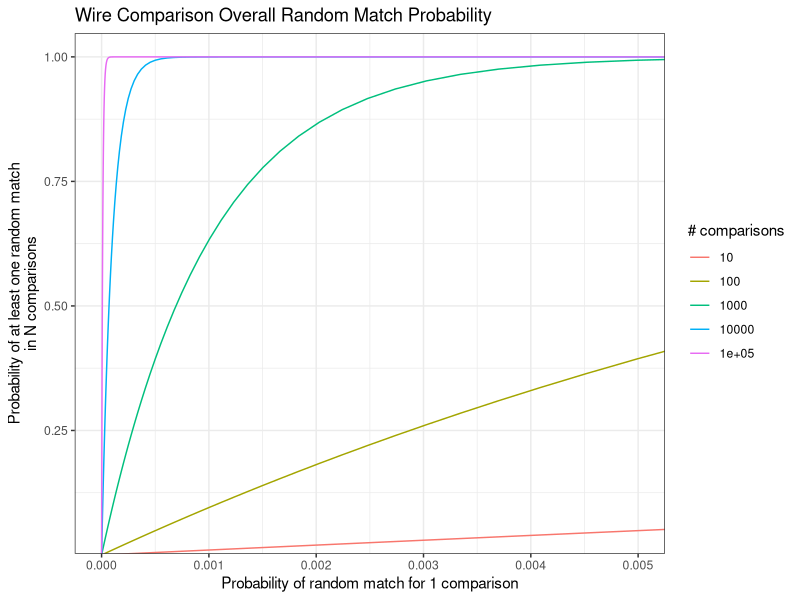

This chart was generated by the following R code:
## ---- chunk 1
#| label: tbl-shop-surfaces
#| tbl-cap: "Shop cutting surfaces. All lengths in cm."
#| echo: false
#| message: false
library(tibble)
library(dplyr)

cutting_surfaces <- tribble(
  ~type, ~length, ~surfaces, ~tools,
  "Pliers", 1, 2, 10,
  "Needlenose pliers", 1, 4, 3,
  "Side cutters", 1, 4, 1,
  "Side cutters", 2, 4, 2,
  "Scissors", 8.89, 2, 14,
  "Tin snips", 3.81, 2, 4,
  "Lineman pliers", 2, 4, 2,
  "Lineman pliers", 1, 4, 1,
  "Wire strippers", 1, 2, 2,
  "Kneep tongs", 2, 4, 1,
  "Kneep tongs", 3, 4, 1,
  "Utility knife blades", 7.62, 2, 50
) %>%
  mutate(total_cutting_length = length*surfaces*tools)

total_cutting_surface = sum(cutting_surfaces$total_cutting_length)

knitr::kable(cutting_surfaces)
## ---- chunk 2
#| echo: false
#| message: false
wire_meas <- c(
  5.8, 5.4, 5.4, 5.4, 6.1, 7.3, 6.1, 5.0, 6.0, 7.0, 6.0, 6.1, 5.0
)

cm_meas <- 346.4
wire_thickness_cm <- mean(wire_meas)/cm_meas

comparisons <- ceiling(total_cutting_surface/wire_thickness_cm)
## ---- chunk 3
#| echo: false
#| message: false
library(ggplot2)
library(tidyr)
single_rmp = exp(seq(-1000, 0, .1))
N = c(10, 100, 1000, 10000, 100000)

res = crossing(single_rmp, N) %>%
  mutate(overall = 1 - (1 - single_rmp)^N)

ggplot(res, aes(x = single_rmp, y = overall, group = factor(N), color = factor(N))) + 
  geom_line() +
  coord_cartesian(xlim = c(0, 0.005), ylim = c(0.05, 1)) + 
  ylab("Probability of at least one random match\nin N comparisons") + 
  xlab("Probability of random match for 1 comparison") + 
  ggtitle("Wire Comparison Overall Random Match Probability") + 
  scale_color_discrete("# comparisons") + 
  theme_bw()

